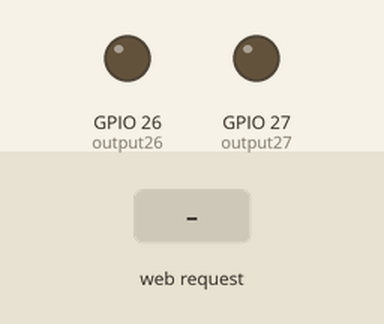
A sketch run on a simulated ESP32. On the bench: output pins drawn as LEDs (lit = HIGH). The inputs (shaded band) are chosen by the test bench. WiFi joins after 1.5 s; servers stay silent unless stated; what the sketch prints to the serial monitor is not drawn.

Above: at 3.2 s.
3.3 s: HTTP request GET /26/on received
At 3.7 s:
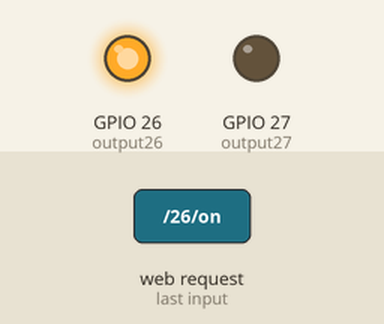
4.8 s: HTTP request GET /27/on received
At 6.0 s:
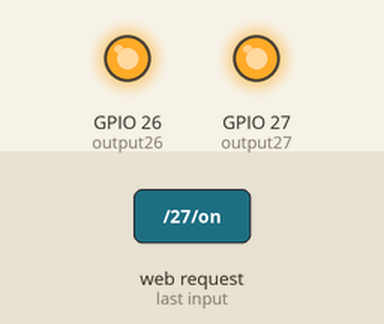
6.3 s: HTTP request GET /26/off received
At 7.1 s:
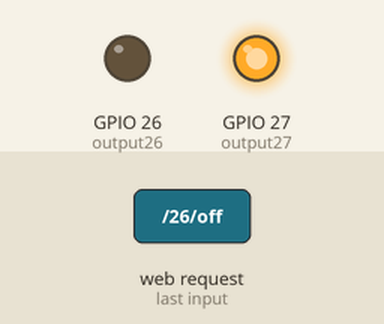
7.8 s: HTTP request GET /27/off received
At 8.3 s:
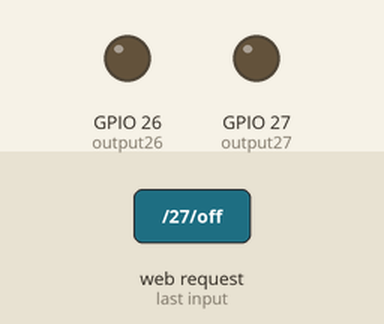
Timing chart, 0 to 10.3 s (numbered marks = the images above; inputs shaded):
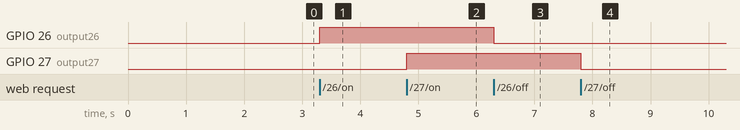

Measured:
- after the input at 3.3 s, GPIO 26 (output26): LOW → HIGH at once
- after the input at 4.8 s, GPIO 27 (output27): LOW → HIGH at once
- after the input at 6.3 s, GPIO 26 (output26): HIGH → LOW at once
- after the input at 7.8 s, GPIO 27 (output27): HIGH → LOW at once

The sketch:

web_server_led_control.ino
```cpp
#include <WiFi.h>
#include <WebServer.h>

const char* ssid = "ChargeTek";
const char* password = "sste0102";

const int output26 = 26; // gpio 26
const int output27 = 27; // gpio 27

WebServer server(80);

void initWifi(){
  Serial.print("İnternete bağlanılıyor");
  WiFi.mode(WIFI_STA);
  WiFi.begin(ssid,password);

  while (WiFi.status() != WL_CONNECTED) {
    Serial.print(".");
    delay(500);
  }

  Serial.print("\n");

  if(WiFi.status() != WL_CONNECTED){
    Serial.print("Bağlantı başarısız oldu!");
  }else{
    Serial.print("İnternete bağlanıldı!\n");
    Serial.print("IP Address: ");
    Serial.println(WiFi.localIP());
  }
}

void setup() {
  // put your setup code here, to run once:


  Serial.begin(115200);

  pinMode(output26, OUTPUT);
  pinMode(output27, OUTPUT);

  digitalWrite(output26, LOW);
  digitalWrite(output27, LOW);

  initWifi();

  server.on("/", handle_root);
  server.on("/26/on", led_control_gpio26_on);
  server.on("/26/off", led_control_gpio26_off);
  server.on("/27/on", led_control_gpio27_on);
  server.on("/27/off", led_control_gpio27_off);


  server.begin();
  Serial.println("HTTP server started!");
  delay(500);


}

void loop() {
  // put your main code here, to run repeatedly:
  server.handleClient();


}

// HTML & CSS contents which display on web server
String HTML = "<!DOCTYPE html>\
<html>\
<head>\
<title>ESP32 Web Server</title>\
<head><meta name=\"viewport\" content=\"width=device-width, initial-scale=1\">\
<link rel=\"icon\" href=\"data:,\">\
<style>\
html {\
font-family: Helvetica;\
display: inline-block;\
margin: 0px auto;\
text-align: center;\
}\
.button {\
background-color: #4CAF50;\
border: none;\
color: white;\
padding: 16px 40px;\
text-decoration: none;\
font-size: 30px;\
margin: 2px;\
cursor: pointer;\
}\
.button2 {\
background-color: red;\
}\
</style>\
</head>\
<body>\
<h1>ESP32 Web Server</h1>\
<p>GPIO 26 - State</p>\
<p><a href=\"/26/on\"><button class=\"button\">ON</button></a><a href=\"/26/off\"><button class=\"button button2\">OFF</button></a></p>\
<p>GPIO 27 - State</p>\
<p></p>\<a href=\"/27/on\"><button class=\"button\">ON</button></a><a href=\"/27/off\"><button class=\"button button2\">OFF</button></a></p>\
</body>\
</html>";

void handle_root(){
  server.send(200, "text/html", HTML);
}

void led_control_gpio26_on(){
  server.send(200, "text/html", HTML);
  digitalWrite(output26, HIGH);
  Serial.println("GPIO 26 is ON");
}

void led_control_gpio26_off(){
  server.send(200, "text/html", HTML);
  digitalWrite(output26, LOW);
  Serial.println("GPIO 26 is OFF");
}

void led_control_gpio27_on(){
  server.send(200, "text/html", HTML);
  digitalWrite(output27, HIGH);
  Serial.println("GPIO 27 is ON");
}

void led_control_gpio27_off(){
  server.send(200, "text/html", HTML);
  digitalWrite(output27, LOW);
  Serial.println("GPIO 27 is OFF");
}
```
